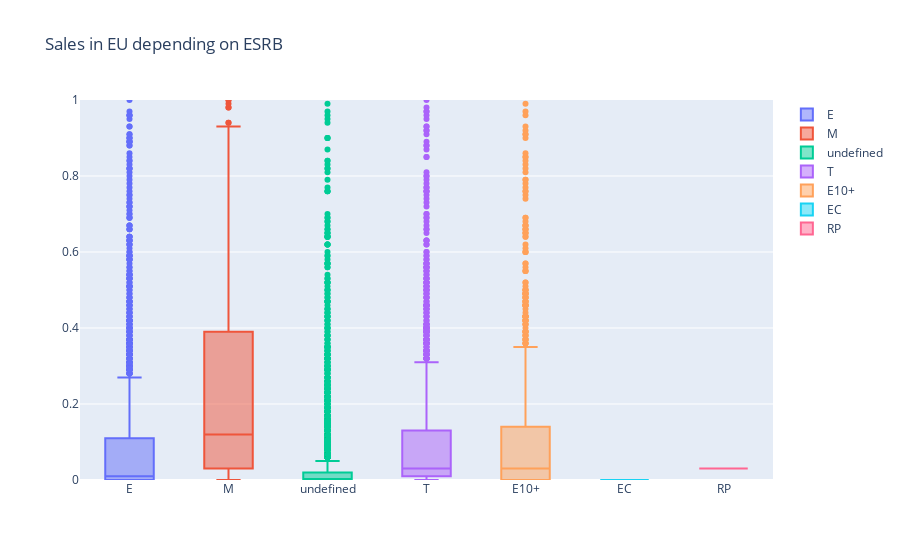

The code cell stored with this chart in its notebook:
### Code cell
box_ESRB("eu")

### Figure 1 — Plotly figure (JSON) as saved in the notebook; plotly's stock layout.template omitted (floating-point values rounded to 4 significant figures; data arrays with more than 128 entries replaced by an {"elided": "..."} marker saying what was removed)
{"data": [{"name": "E", "type": "box", "y": {"elided": "2427 float values"}}, {"name": "M", "type": "box", "y": {"elided": "1100 float values"}}, {"name": "undefined", "type": "box", "y": {"elided": "3729 float values"}}, {"name": "T", "type": "box", "y": {"elided": "1793 float values"}}, {"name": "E10+", "type": "box", "y": {"elided": "1277 float values"}}, {"name": "EC", "type": "box", "y": [0, 0, 0, 0, 0, 0]}, {"name": "RP", "type": "box", "y": [0.03]}], "layout": {"title": {"text": "Sales in EU depending on ESRB"}, "yaxis": {"range": [0, 1]}}}
